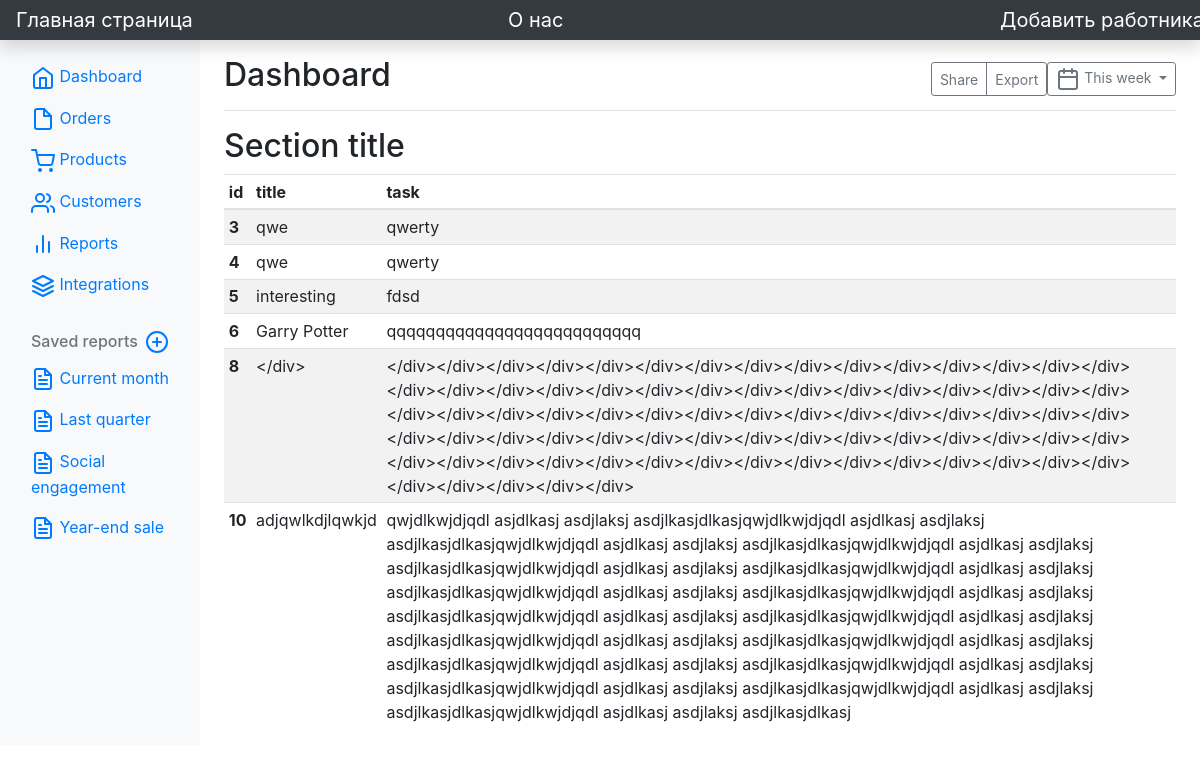
The page / on the database its author committed.
### main/models.py (models this page shows)
class CompanyDB(models.Model):
    title = models.CharField('Name', max_length=40)
    task = models.TextField('Description')

### main/views.py (the view)
# urls.py: path('', views.index, name='home'),
def index(request):
    tasks = CompanyDB.objects.all()
    return render(request, 'main/index.html', {'title': 'Главная страница сайта', 'tasks': tasks})

### main/templates/main/index.html (shortened to what this page needs)
{% extends 'main/base.html'%}
{% block content %}
<div class="container-fluid">
    <div class="row">
        <nav id="sidebarMenu" class="col-md-3 col-lg-2 d-md-block bg-light sidebar collapse">
            <div class="position-sticky pt-3">
                <ul class="nav flex-column">
                    <li class="nav-item">
                        <a class="nav-link active" aria-current="page" href="#">
                            Dashboard
                        </a>
                    </li>
                    <li class="nav-item">
                        <a class="nav-link" href="#">
                            Orders
                        </a>
                    </li>
                    <li class="nav-item">
                        <a class="nav-link" href="#">
                            Products
                        </a>
                    </li>
                    <li class="nav-item">
                        <a class="nav-link" href="#">
                            Customers
                        </a>
                    </li>
                    <li class="nav-item">
                        <a class="nav-link" href="#">
                            Reports
                        </a>
                    </li>
                    <li class="nav-item">
                        <a class="nav-link" href="#">
                            Integrations
                        </a>
                    </li>
                </ul>
                <h6 class="sidebar-heading d-flex justify-content-between align-items-center px-3 mt-4 mb-1 text-muted">
                    <span>Saved reports</span>
                    <a class="link-secondary" href="#" aria-label="Add a new report">
                    </a>
                </h6>
                <ul class="nav flex-column mb-2">
                    <li class="nav-item">
                        <a class="nav-link" href="#">
                            Current month
                        </a>
                    </li>
                    <li class="nav-item">
                        <a class="nav-link" href="#">
                            Last quarter
                        </a>
                    </li>
                    <li class="nav-item">
                        <a class="nav-link" href="#">
                            Social engagement
                        </a>
                    </li>
                    <li class="nav-item">
                        <a class="nav-link" href="#">
                            Year-end sale
                        </a>
                    </li>
                </ul>
            </div>
        </nav>
        <main class="col-md-9 ms-sm-auto col-lg-10 px-md-4">
            <div class="d-flex justify-content-between flex-wrap flex-md-nowrap align-items-center pt-3 pb-2 mb-3 border-bottom">
                <h1 class="h2">Dashboard</h1>
                <div class="btn-toolbar mb-2 mb-md-0">
                    <div class="btn-group me-2">
                        <button type="button" class="btn btn-sm btn-outline-secondary">Share</button>
                        <button type="button" class="btn btn-sm btn-outline-secondary">Export</button>
                    </div>
                    <button type="button" class="btn btn-sm btn-outline-secondary dropdown-toggle">
                        This week
                    </button>
                </div>
            </div>
            <h2>Section title</h2>
            <div class="">
                <table class="table table-striped table-sm ">
                    <thead>
                    <tr>
                        <th scope="col">id</th>
                        <th scope="col">title</th>
                        <th scope="col">task</th>
                    </tr>
                    </thead>
                    <tbody>
                    {% if tasks %}
                    {% for i in tasks %}
                        <tr>
                            <th scope="row">{{ i.id }}</th>
                            <td>{{ i.title }}</td>
                            <td>{{ i.task }}</td>
                        </tr>
                    {% endfor %}
                    {% else %}
                    <tr>
                        <td>Empty!</td>
                    </tr>
                    {% endif %}
                    </tbody>
                </table>
            </div>
        </main>
    </div>
</div>
{% endblock %}

### main/templates/main/base.html (shortened to what this page needs)
<!doctype html>
<html lang="ru">
<head>
    {% load static %}
    <link rel="stylesheet" href="https://stackpath.bootstrapcdn.com/bootstrap/4.5.2/css/bootstrap.min.css">
    <link rel="stylesheet" href="{% static 'main/css/forIndex.css' %}">
</head>
<body>
    <header class="navbar navbar-dark sticky-top bg-dark flex-md-nowrap p-0 shadow">
        <a class="navbar-brand col-md-3 col-lg-2 me-0 px-3" href="{% url 'home' %}">Главная страница</a>
        <a class="navbar-brand col-md-3 col-lg-2 me-0 px-3" href="{% url 'about' %}">О нас</a>
        <a class="navbar-brand col-md-3 col-lg-2 me-0 px-3" href="{% url 'add' %}">Добавить работника</a>
    </header>
    {% block content %}{% endblock %}
</body>
</html>

### rows shown on the page
CompanyDB: id "3", title "qwe", task "qwerty"
CompanyDB: id "4", title "qwe", task "qwerty"
CompanyDB: id "5", title "interesting", task "fdsd"
CompanyDB: id "6", title "Garry Potter", task "qqqqqqqqqqqqqqqqqqqqqqqqqq"
CompanyDB: id "8", title "</div>", task "</div></div></div></div></div></div></div></div></div></div></div></div></div></div></div></div></div></div></div></div></div></div></div></div></div></div></div></div></div></div></div></div></div></div></div></div></div></div></div></div></div></div></div></div></div></div></div></div></div></div></div></div></div></div></div></div></div></div></div></div></div></div></div></div></div></div></div></div></div></div></div></div></div></div></div></div></div></div></div></div>"
CompanyDB: id "10", title "adjqwlkdjlqwkjd", task "qwjdlkwjdjqdl asjdlkasj asdjlaksj asdjlkasjdlkasjqwjdlkwjdjqdl asjdlkasj asdjlaksj asdjlkasjdlkasjqwjdlkwjdjqdl asjdlkasj asdjlaksj asdjlkasjdlkasjqwjdlkwjdjqdl asjdlkasj asdjlaksj asdjlkasjdlkasjqwjdlkwjdjqdl asjdlkasj asdjlaksj asdjlkasjdlkasjqwjdlkwjdjqdl asjdlkasj asdjlaksj asdjlkasjdlkasjqwjdlkwjdjqdl asjdlkasj asdjlaksj asdjlkasjdlkasjqwjdlkwjdjqdl asjdlkasj asdjlaksj asdjlkasjdlkasjqwjdlkwjdjqdl asjdlkasj asdjlaksj asdjlkasjdlkasjqwjdlkwjdjqdl asjdlkasj asdjlaksj asdjlkasjdlkasjqwjdlkwjdjqdl asjdlkasj asdjlaksj asdjlkasjdlkasjqwjdlkwjdjqdl asjdlkasj asdjlaksj asdjlkasjdlkasjqwjdlkwjdjqdl asjdlkasj asdjlaksj asdjlkasjdlkasjqwjdlkwjdjqdl asjdlkasj asdjlaksj asdjlkasjdlkasjqwjdlkwjdjqdl…"
